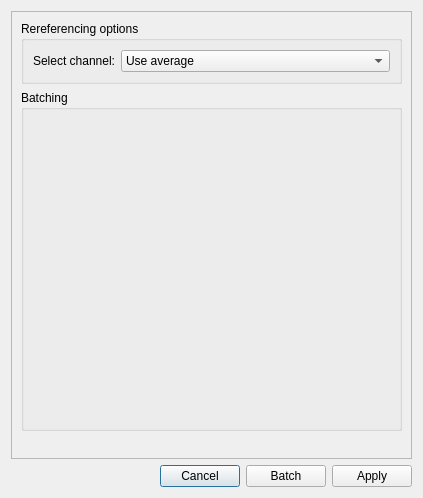
<?xml version="1.0" encoding="UTF-8"?>
<ui version="4.0">
 <class>rereferencingDialog</class>
 <widget class="QDialog" name="rereferencingDialog">
  <property name="geometry">
   <rect>
    <x>0</x>
    <y>0</y>
    <width>423</width>
    <height>498</height>
   </rect>
  </property>
  <property name="windowTitle">
   <string>Rereferencing</string>
  </property>
  <layout class="QGridLayout" name="gridLayout_2">
   <item row="1" column="0">
    <layout class="QHBoxLayout" name="horizontalLayout">
     <item>
      <spacer name="horizontalSpacer">
       <property name="orientation">
        <enum>Qt::Horizontal</enum>
       </property>
       <property name="sizeHint" stdset="0">
        <size>
         <width>40</width>
         <height>20</height>
        </size>
       </property>
      </spacer>
     </item>
     <item>
      <widget class="QPushButton" name="pushButtonCancel">
       <property name="text">
        <string>Cancel</string>
       </property>
      </widget>
     </item>
     <item>
      <widget class="QPushButton" name="pushButtonBatch">
       <property name="text">
        <string>Batch</string>
       </property>
      </widget>
     </item>
     <item>
      <widget class="QPushButton" name="pushButtonApply">
       <property name="text">
        <string>Apply</string>
       </property>
      </widget>
     </item>
    </layout>
   </item>
   <item row="0" column="0">
    <widget class="QScrollArea" name="scrollArea">
     <property name="widgetResizable">
      <bool>true</bool>
     </property>
     <widget class="QWidget" name="scrollAreaWidgetContents">
      <property name="geometry">
       <rect>
        <x>0</x>
        <y>0</y>
        <width>403</width>
        <height>447</height>
       </rect>
      </property>
      <layout class="QGridLayout" name="gridLayout">
       <item row="0" column="0">
        <widget class="QGroupBox" name="groupBoxRereference">
         <property name="title">
          <string>Rereferencing options</string>
         </property>
         <layout class="QFormLayout" name="formLayout_2">
          <item row="1" column="0">
           <widget class="QLabel" name="labelSelectChannel">
            <property name="text">
             <string>Select channel:</string>
            </property>
           </widget>
          </item>
          <item row="1" column="1">
           <widget class="QComboBox" name="comboBoxChannel">
            <property name="minimumSize">
             <size>
              <width>120</width>
              <height>0</height>
             </size>
            </property>
            <property name="currentText">
             <string>Use average</string>
            </property>
            <item>
             <property name="text">
              <string>Use average</string>
             </property>
            </item>
           </widget>
          </item>
         </layout>
        </widget>
       </item>
       <item row="2" column="0">
        <spacer name="verticalSpacer">
         <property name="orientation">
          <enum>Qt::Vertical</enum>
         </property>
         <property name="sizeHint" stdset="0">
          <size>
           <width>20</width>
           <height>40</height>
          </size>
         </property>
        </spacer>
       </item>
       <item row="1" column="0">
        <widget class="QGroupBox" name="groupBoxBatching">
         <property name="title">
          <string>Batching</string>
         </property>
         <layout class="QGridLayout" name="gridLayoutBatching">
          <item row="0" column="0">
           <widget class="QWidget" name="batchingWidgetPlaceholder" native="true">
            <property name="minimumSize">
             <size>
              <width>300</width>
              <height>300</height>
             </size>
            </property>
           </widget>
          </item>
         </layout>
        </widget>
       </item>
      </layout>
     </widget>
    </widget>
   </item>
  </layout>
 </widget>
 <resources/>
 <connections>
  <connection>
   <sender>pushButtonCancel</sender>
   <signal>clicked()</signal>
   <receiver>rereferencingDialog</receiver>
   <slot>reject()</slot>
   <hints>
    <hint type="sourcelabel">
     <x>240</x>
     <y>487</y>
    </hint>
    <hint type="destinationlabel">
     <x>18</x>
     <y>131</y>
    </hint>
   </hints>
  </connection>
  <connection>
   <sender>pushButtonApply</sender>
   <signal>clicked()</signal>
   <receiver>rereferencingDialog</receiver>
   <slot>accept()</slot>
   <hints>
    <hint type="sourcelabel">
     <x>412</x>
     <y>487</y>
    </hint>
    <hint type="destinationlabel">
     <x>47</x>
     <y>149</y>
    </hint>
   </hints>
  </connection>
  <connection>
   <sender>pushButtonBatch</sender>
   <signal>clicked()</signal>
   <receiver>rereferencingDialog</receiver>
   <slot>acceptBatch()</slot>
   <hints>
    <hint type="sourcelabel">
     <x>304</x>
     <y>479</y>
    </hint>
    <hint type="destinationlabel">
     <x>35</x>
     <y>469</y>
    </hint>
   </hints>
  </connection>
 </connections>
 <slots>
  <slot>acceptBatch()</slot>
 </slots>
</ui>
